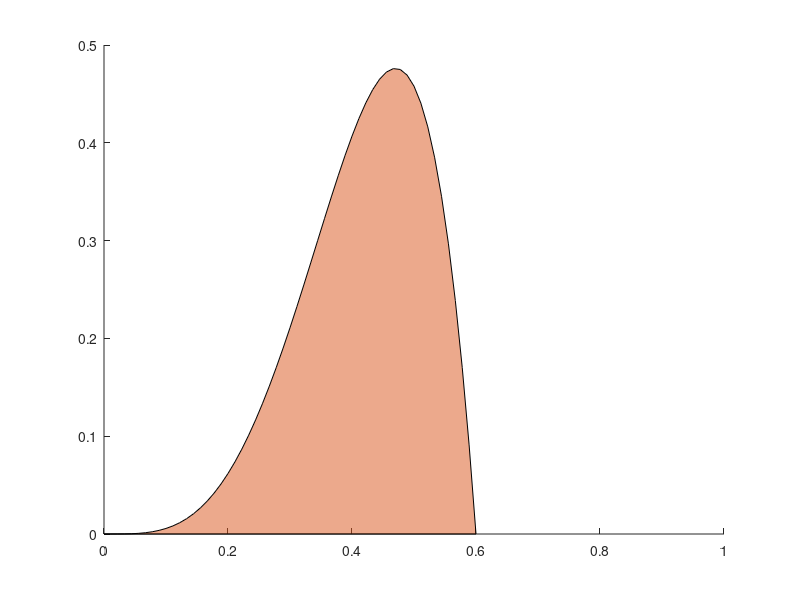

Recreate this plot in MATLAB. (Note: this script raises an error after producing the figure.)
% * Codes for Information Density Estimation using Monte Carlo method
%   The Toy Example of
%  'Information Density in Decision Analysis', 
%   by Gordon B Hazen, Emanuele Borgonovo and Xuefei Lu, 2022
% 
% * Author: Xuefei Lu, xuefei.lu@skema.edu
% * Date: Dec, 2022
% %%%%%%%%%%%%%%%%%%%%%%%%%%%%%%%%%%%%%%%%%%%%%%%%%%%%%%%%%%%%%%%%%%%%%%%%%
close all; clearvars;
%%
pgrid = linspace(0,1,91);
v1 = 10;
v0 = 6;
pcrit = 0.6;
% utility given alterative a
Ua = @(p) max(v1.*p,v0);
% utility improvement
UI = @(p) max(v1.*p,v0) - v1.*p;

% P distribution - beta(a,b)
a=4.8
b=1.2
phat = a/(a+b) % mean 
varp = a*b/((a+b)^2*(a+b+1)) % 0.0229
fpplot = betapdf(pgrid,a,b);

% since v1.*phat > 6, a^* = a1
EUIdp = @(p) (max(v1.*p,v0) - v1.*p).*betapdf(p,a,b)
Infoden = @(p) (max(v1.*p,v0) - v1.*p)
EUIdpplot = EUIdp(pgrid);
Infoplot = Infoden(pgrid);

vert = [pgrid',EUIdpplot'];
f = 1:length(pgrid);

EUI = integral(EUIdp,0,1)
%% Fig 2
figure
CO = get(gca,'ColorOrder');
clf
hold on;
patch('Faces',f,'Vertices',vert,'FaceColor',CO(2,:),'FaceAlpha',.5);
text(0.15,0.75, ['Area = $EUI_p = ', num2str(EUI,2),'$'],'Interpreter','latex',...
    FontSize=20)
ylim([-0.1,2.5])

xline(pcrit,'LineStyle','--',"LineWidth",1)
xline(phat,'LineStyle','-',"LineWidth",2,'Color','b')
[M,I] = max(vert,[],1);
ax = [phat, vert(I(2),1)];
ay = [0.9,0.9]*2.5
set(gcf,'Units','normalized')
set(gca,'Units','normalized')
axx = axis;
ap = get(gca,'Position')
xo = ax;
yo = ay;
xp = (xo-axx(1))/(axx(2)-axx(1))*ap(3)+ap(1);
yp = (yo-axx(3))/(axx(4)-axx(3))*ap(4)+ap(2);
ah=annotation('arrow',xp,yp,'Color','b','LineWidth',2);

xo = [0.25, 0.4];
yo = [0.70, 0.3];
xp = (xo-axx(1))/(axx(2)-axx(1))*ap(3)+ap(1);
yp = (yo-axx(3))/(axx(4)-axx(3))*ap(4)+ap(2);
ae=annotation('arrow',xp,yp);
xlabel('$p$','Interpreter','latex','FontSize',20)
ylabel('$i_{p}(p)$','Interpreter','latex','FontSize',20)

%% Fig 3
% Varies beta parameters while keeping same variance
% https://www.johndcook.com/blog/2021/04/07/beta-given-mean-variance/

pgrid = linspace(0,1,101);
v1 = 10;
v0 = 6;
pcrit = 0.6;

%% Fig 3 - (a)

%a=4.8, b=1.2;
var0 = 0.0229;
mu0 = 0.8;


% figure 4a
mu1 = 0.65;
k = (1-mu1)/mu1;
a = mu1 *(mu1*(1-mu1)/var0 - 1);
b = k*a;

phat = a/(a+b); % mean 
varp = a*b/((a+b)^2*(a+b+1));

% since v1.*phat > 6, a^* = a1
EUIdp = @(p) (max(v1.*p,v0) - v1.*p).*betapdf(p,a,b);
fpplot = betapdf(pgrid,a,b);
EUI = integral(EUIdp,0,1);

%
vert = [pgrid',EUIdp(pgrid)'];
f = 1:length(pgrid);
figure
CO = get(gca,'ColorOrder');
hold on;
patch('Faces',f,'Vertices',vert,'FaceColor',CO(2,:),'FaceAlpha',.5);
title(['$\hat{p} = ',num2str(mu1),', EUI_p =', num2str(EUI,2),'$'],'Interpreter','latex','FontSize',18)
ylim([-0.1,2.5])

xline(pcrit,'LineStyle','--',"LineWidth",1)
xline(phat,'LineStyle','-',"LineWidth",2,'Color','b')
[M,I] = max(vert,[],1);
ax = [phat, vert(I(2),1)];
ay = [0.9,0.9]*2.5
set(gcf,'Units','normalized')
set(gca,'Units','normalized')
axx = axis;
ap = get(gca,'Position')
xo = ax;
yo = ay;
xp = (xo-axx(1))/(axx(2)-axx(1))*ap(3)+ap(1);
yp = (yo-axx(3))/(axx(4)-axx(3))*ap(4)+ap(2);
ah=annotation('arrow',xp,yp,'Color','b','LineWidth',2);
xlabel('$p$','Interpreter','latex','FontSize',20)
ylabel('$i_{p}(p)$','Interpreter','latex','FontSize',20)
%% Fig 3 - (b)
mu1 = 0.55;
k = (1-mu1)/mu1;
a = mu1 *(mu1*(1-mu1)/var0 - 1);
b = k*a;

phat = a/(a+b); % mean 
varp = a*b/((a+b)^2*(a+b+1));

% since v1.*phat < v0, a^* = a0
EUIdp = @(p) (max(v1.*p,v0) - v0).*betapdf(p,a,b);
fpplot = betapdf(pgrid,a,b);
EUI = integral(EUIdp,0,1)

%
vert = [pgrid',EUIdp(pgrid)'];
f = 1:length(pgrid);
figure
CO = get(gca,'ColorOrder');
hold on;
patch('Faces',f,'Vertices',vert,'FaceColor',CO(2,:),'FaceAlpha',.5);
title(['$\hat{p} = ',num2str(mu1),', EUI_p =', num2str(EUI,2),'$'],'Interpreter','latex','FontSize',18)
ylim([-0.1,2.5])


xline(pcrit,'LineStyle','--',"LineWidth",1)
xline(phat,'LineStyle','-',"LineWidth",2,'Color','b')
[M,I] = max(vert,[],1);
ax = [phat+0.01, vert(I(2),1)];
ay = [0.9,0.9]*2.5
set(gcf,'Units','normalized')
set(gca,'Units','normalized')
axx = axis;
ap = get(gca,'Position')
xo = ax;
yo = ay;
xp = (xo-axx(1))/(axx(2)-axx(1))*ap(3)+ap(1);
yp = (yo-axx(3))/(axx(4)-axx(3))*ap(4)+ap(2);
ah=annotation('arrow',xp,yp,'Color','b','LineWidth',2);
xlabel('$p$','Interpreter','latex','FontSize',20)
ylabel('$i_{p}(p)$','Interpreter','latex','FontSize',20)

%% Fig 3 - (c)
mu1 = 0.40;
k = (1-mu1)/mu1;
a = mu1 *(mu1*(1-mu1)/var0 - 1);
b = k*a;

phat = a/(a+b); % mean 
varp = a*b/((a+b)^2*(a+b+1));

% since v1.*phat < v0, a^* = a0
EUIdp = @(p) (max(v1.*p,v0) - v0).*betapdf(p,a,b);
fpplot = betapdf(pgrid,a,b);
EUI = integral(EUIdp,0,1)

%
vert = [pgrid',EUIdp(pgrid)'];
f = 1:length(pgrid);
figure
CO = get(gca,'ColorOrder');
hold on;
patch('Faces',f,'Vertices',vert,'FaceColor',CO(2,:),'FaceAlpha',.5);

title(['$\hat{p} = ',num2str(mu1),', EUI_p =', num2str(EUI,2),'$'],'Interpreter','latex','FontSize',18)
ylim([-0.1,2.5])


xline(pcrit,'LineStyle','--',"LineWidth",1)
xline(phat,'LineStyle','-',"LineWidth",2,'Color','b')
[M,I] = max(vert,[],1);
ax = [phat+0.02, vert(I(2),1)];
ay = [0.9,0.9]*2.5
set(gcf,'Units','normalized')
set(gca,'Units','normalized')
axx = axis;
ap = get(gca,'Position')
xo = ax;
yo = ay;
xp = (xo-axx(1))/(axx(2)-axx(1))*ap(3)+ap(1);
yp = (yo-axx(3))/(axx(4)-axx(3))*ap(4)+ap(2);
ah=annotation('arrow',xp,yp,'Color','b','LineWidth',2);
xlabel('$p$','Interpreter','latex','FontSize',20)
ylabel('$i_{p}(p)$','Interpreter','latex','FontSize',20)

